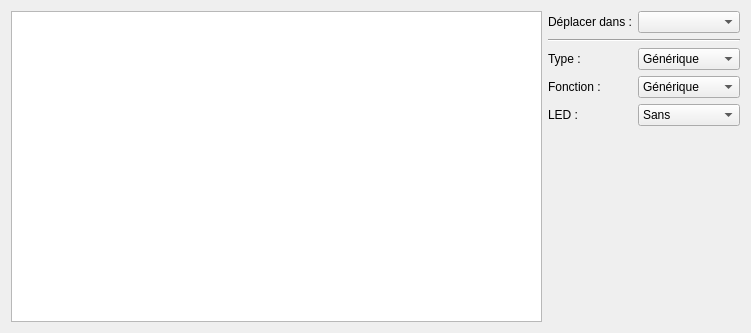
<?xml version="1.0" encoding="UTF-8"?>
<ui version="4.0">
 <class>FreeTerminalEditor</class>
 <widget class="QWidget" name="FreeTerminalEditor">
  <property name="geometry">
   <rect>
    <x>0</x>
    <y>0</y>
    <width>751</width>
    <height>333</height>
   </rect>
  </property>
  <property name="windowTitle">
   <string>Form</string>
  </property>
  <layout class="QGridLayout" name="gridLayout">
   <item row="3" column="2">
    <widget class="QComboBox" name="m_function_cb">
     <item>
      <property name="text">
       <string>Générique</string>
      </property>
     </item>
     <item>
      <property name="text">
       <string>Phase</string>
      </property>
     </item>
     <item>
      <property name="text">
       <string>Neutre</string>
      </property>
     </item>
    </widget>
   </item>
   <item row="0" column="1">
    <widget class="QLabel" name="label_4">
     <property name="text">
      <string>Déplacer dans :</string>
     </property>
    </widget>
   </item>
   <item row="1" column="1" colspan="2">
    <widget class="Line" name="line">
     <property name="orientation">
      <enum>Qt::Horizontal</enum>
     </property>
    </widget>
   </item>
   <item row="2" column="2">
    <widget class="QComboBox" name="m_type_cb">
     <item>
      <property name="text">
       <string>Générique</string>
      </property>
     </item>
     <item>
      <property name="text">
       <string>Fusible</string>
      </property>
     </item>
     <item>
      <property name="text">
       <string>Sectionnable</string>
      </property>
     </item>
     <item>
      <property name="text">
       <string>Diode</string>
      </property>
     </item>
     <item>
      <property name="text">
       <string>Terre</string>
      </property>
     </item>
    </widget>
   </item>
   <item row="3" column="1">
    <widget class="QLabel" name="label_2">
     <property name="text">
      <string>Fonction :</string>
     </property>
    </widget>
   </item>
   <item row="2" column="1">
    <widget class="QLabel" name="label">
     <property name="text">
      <string>Type :</string>
     </property>
    </widget>
   </item>
   <item row="4" column="1">
    <widget class="QLabel" name="label_3">
     <property name="text">
      <string>LED :</string>
     </property>
    </widget>
   </item>
   <item row="4" column="2">
    <widget class="QComboBox" name="m_led_cb">
     <item>
      <property name="text">
       <string>Sans</string>
      </property>
     </item>
     <item>
      <property name="text">
       <string>Avec</string>
      </property>
     </item>
    </widget>
   </item>
   <item row="0" column="2">
    <widget class="QComboBox" name="m_move_in_cb"/>
   </item>
   <item row="5" column="2">
    <spacer name="verticalSpacer">
     <property name="orientation">
      <enum>Qt::Vertical</enum>
     </property>
     <property name="sizeHint" stdset="0">
      <size>
       <width>20</width>
       <height>40</height>
      </size>
     </property>
    </spacer>
   </item>
   <item row="0" column="0" rowspan="6">
    <widget class="QTableView" name="m_table_view">
     <attribute name="horizontalHeaderStretchLastSection">
      <bool>true</bool>
     </attribute>
    </widget>
   </item>
  </layout>
 </widget>
 <resources/>
 <connections/>
</ui>
